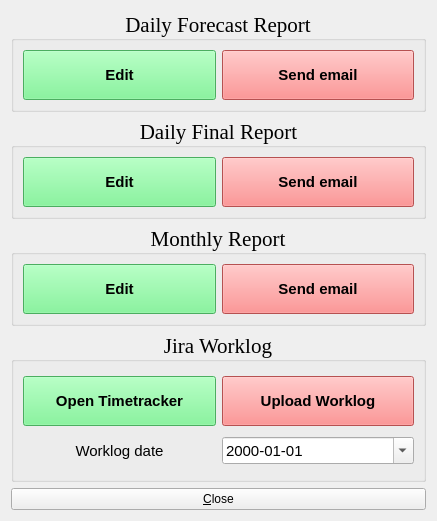
<?xml version="1.0" encoding="UTF-8"?>
<ui version="4.0">
 <class>Form</class>
 <widget class="QWidget" name="Form">
  <property name="geometry">
   <rect>
    <x>0</x>
    <y>0</y>
    <width>437</width>
    <height>520</height>
   </rect>
  </property>
  <property name="windowTitle">
   <string>Form</string>
  </property>
  <layout class="QVBoxLayout" name="verticalLayout">
   <item>
    <widget class="QGroupBox" name="groupBox">
     <property name="font">
      <font>
       <family>Times New Roman</family>
       <pointsize>16</pointsize>
      </font>
     </property>
     <property name="title">
      <string>Daily Forecast Report</string>
     </property>
     <property name="alignment">
      <set>Qt::AlignCenter</set>
     </property>
     <layout class="QHBoxLayout" name="horizontalLayout">
      <item>
       <widget class="QPushButton" name="pbEditForecast">
        <property name="minimumSize">
         <size>
          <width>0</width>
          <height>50</height>
         </size>
        </property>
        <property name="font">
         <font>
          <family>Ubuntu</family>
          <pointsize>11</pointsize>
          <weight>75</weight>
          <bold>true</bold>
         </font>
        </property>
        <property name="autoFillBackground">
         <bool>false</bool>
        </property>
        <property name="styleSheet">
         <string notr="true">background-color: #69f487;</string>
        </property>
        <property name="text">
         <string>Edit</string>
        </property>
       </widget>
      </item>
      <item>
       <widget class="QPushButton" name="pbSendForecast">
        <property name="minimumSize">
         <size>
          <width>0</width>
          <height>50</height>
         </size>
        </property>
        <property name="font">
         <font>
          <family>Ubuntu</family>
          <pointsize>11</pointsize>
          <weight>75</weight>
          <bold>true</bold>
         </font>
        </property>
        <property name="styleSheet">
         <string notr="true">background-color: #ff7171;</string>
        </property>
        <property name="text">
         <string>Send email</string>
        </property>
       </widget>
      </item>
     </layout>
    </widget>
   </item>
   <item>
    <widget class="QGroupBox" name="groupBox_2">
     <property name="font">
      <font>
       <family>Times New Roman</family>
       <pointsize>16</pointsize>
      </font>
     </property>
     <property name="title">
      <string>Daily Final Report</string>
     </property>
     <property name="alignment">
      <set>Qt::AlignCenter</set>
     </property>
     <layout class="QHBoxLayout" name="horizontalLayout_2">
      <item>
       <widget class="QPushButton" name="pbEditFinal">
        <property name="minimumSize">
         <size>
          <width>0</width>
          <height>50</height>
         </size>
        </property>
        <property name="font">
         <font>
          <family>Ubuntu</family>
          <pointsize>11</pointsize>
          <weight>75</weight>
          <bold>true</bold>
         </font>
        </property>
        <property name="autoFillBackground">
         <bool>false</bool>
        </property>
        <property name="styleSheet">
         <string notr="true">background-color: #69f487;</string>
        </property>
        <property name="text">
         <string>Edit</string>
        </property>
       </widget>
      </item>
      <item>
       <widget class="QPushButton" name="pbSendFinal">
        <property name="minimumSize">
         <size>
          <width>0</width>
          <height>50</height>
         </size>
        </property>
        <property name="font">
         <font>
          <family>Ubuntu</family>
          <pointsize>11</pointsize>
          <weight>75</weight>
          <bold>true</bold>
         </font>
        </property>
        <property name="styleSheet">
         <string notr="true">background-color: #ff7171;</string>
        </property>
        <property name="text">
         <string>Send email</string>
        </property>
       </widget>
      </item>
     </layout>
    </widget>
   </item>
   <item>
    <widget class="QGroupBox" name="groupBox_3">
     <property name="font">
      <font>
       <family>Times New Roman</family>
       <pointsize>16</pointsize>
      </font>
     </property>
     <property name="title">
      <string>Monthly Report</string>
     </property>
     <property name="alignment">
      <set>Qt::AlignCenter</set>
     </property>
     <layout class="QHBoxLayout" name="horizontalLayout_3">
      <item>
       <widget class="QPushButton" name="pbEditMonthly">
        <property name="minimumSize">
         <size>
          <width>0</width>
          <height>50</height>
         </size>
        </property>
        <property name="font">
         <font>
          <family>Ubuntu</family>
          <pointsize>11</pointsize>
          <weight>75</weight>
          <bold>true</bold>
         </font>
        </property>
        <property name="autoFillBackground">
         <bool>false</bool>
        </property>
        <property name="styleSheet">
         <string notr="true">background-color: #69f487;</string>
        </property>
        <property name="text">
         <string>Edit</string>
        </property>
       </widget>
      </item>
      <item>
       <widget class="QPushButton" name="pbSendMonthly">
        <property name="minimumSize">
         <size>
          <width>0</width>
          <height>50</height>
         </size>
        </property>
        <property name="font">
         <font>
          <family>Ubuntu</family>
          <pointsize>11</pointsize>
          <weight>75</weight>
          <bold>true</bold>
         </font>
        </property>
        <property name="styleSheet">
         <string notr="true">background-color: #ff7171;</string>
        </property>
        <property name="text">
         <string>Send email</string>
        </property>
       </widget>
      </item>
     </layout>
    </widget>
   </item>
   <item>
    <widget class="QGroupBox" name="groupBox_4">
     <property name="minimumSize">
      <size>
       <width>0</width>
       <height>150</height>
      </size>
     </property>
     <property name="font">
      <font>
       <family>Times New Roman</family>
       <pointsize>16</pointsize>
      </font>
     </property>
     <property name="title">
      <string>Jira Worklog</string>
     </property>
     <property name="alignment">
      <set>Qt::AlignCenter</set>
     </property>
     <layout class="QGridLayout" name="gridLayout">
      <item row="1" column="0">
       <widget class="QLabel" name="label">
        <property name="font">
         <font>
          <family>Ubuntu</family>
          <pointsize>11</pointsize>
          <weight>50</weight>
          <bold>false</bold>
         </font>
        </property>
        <property name="text">
         <string>Worklog date</string>
        </property>
        <property name="alignment">
         <set>Qt::AlignCenter</set>
        </property>
       </widget>
      </item>
      <item row="0" column="0">
       <widget class="QPushButton" name="pbTimetracker">
        <property name="minimumSize">
         <size>
          <width>0</width>
          <height>50</height>
         </size>
        </property>
        <property name="font">
         <font>
          <family>Ubuntu</family>
          <pointsize>11</pointsize>
          <weight>75</weight>
          <bold>true</bold>
         </font>
        </property>
        <property name="autoFillBackground">
         <bool>false</bool>
        </property>
        <property name="styleSheet">
         <string notr="true">background-color: #69f487;</string>
        </property>
        <property name="text">
         <string>Open Timetracker</string>
        </property>
       </widget>
      </item>
      <item row="0" column="1">
       <widget class="QPushButton" name="pbWorklog">
        <property name="minimumSize">
         <size>
          <width>0</width>
          <height>50</height>
         </size>
        </property>
        <property name="font">
         <font>
          <family>Ubuntu</family>
          <pointsize>11</pointsize>
          <weight>75</weight>
          <bold>true</bold>
         </font>
        </property>
        <property name="styleSheet">
         <string notr="true">background-color: #ff7171;</string>
        </property>
        <property name="text">
         <string>Upload Worklog</string>
        </property>
       </widget>
      </item>
      <item row="1" column="1">
       <widget class="QDateEdit" name="deWorklog">
        <property name="font">
         <font>
          <family>Ubuntu</family>
          <pointsize>11</pointsize>
         </font>
        </property>
        <property name="displayFormat">
         <string>yyyy-MM-dd</string>
        </property>
        <property name="calendarPopup">
         <bool>true</bool>
        </property>
       </widget>
      </item>
     </layout>
    </widget>
   </item>
   <item>
    <widget class="QPushButton" name="pbClose">
     <property name="text">
      <string>&amp;Close</string>
     </property>
    </widget>
   </item>
  </layout>
 </widget>
 <tabstops>
  <tabstop>pbEditForecast</tabstop>
  <tabstop>pbSendForecast</tabstop>
  <tabstop>pbEditFinal</tabstop>
  <tabstop>pbSendFinal</tabstop>
  <tabstop>pbEditMonthly</tabstop>
  <tabstop>pbSendMonthly</tabstop>
  <tabstop>pbTimetracker</tabstop>
  <tabstop>pbWorklog</tabstop>
  <tabstop>deWorklog</tabstop>
  <tabstop>pbClose</tabstop>
 </tabstops>
 <resources/>
 <connections/>
</ui>
